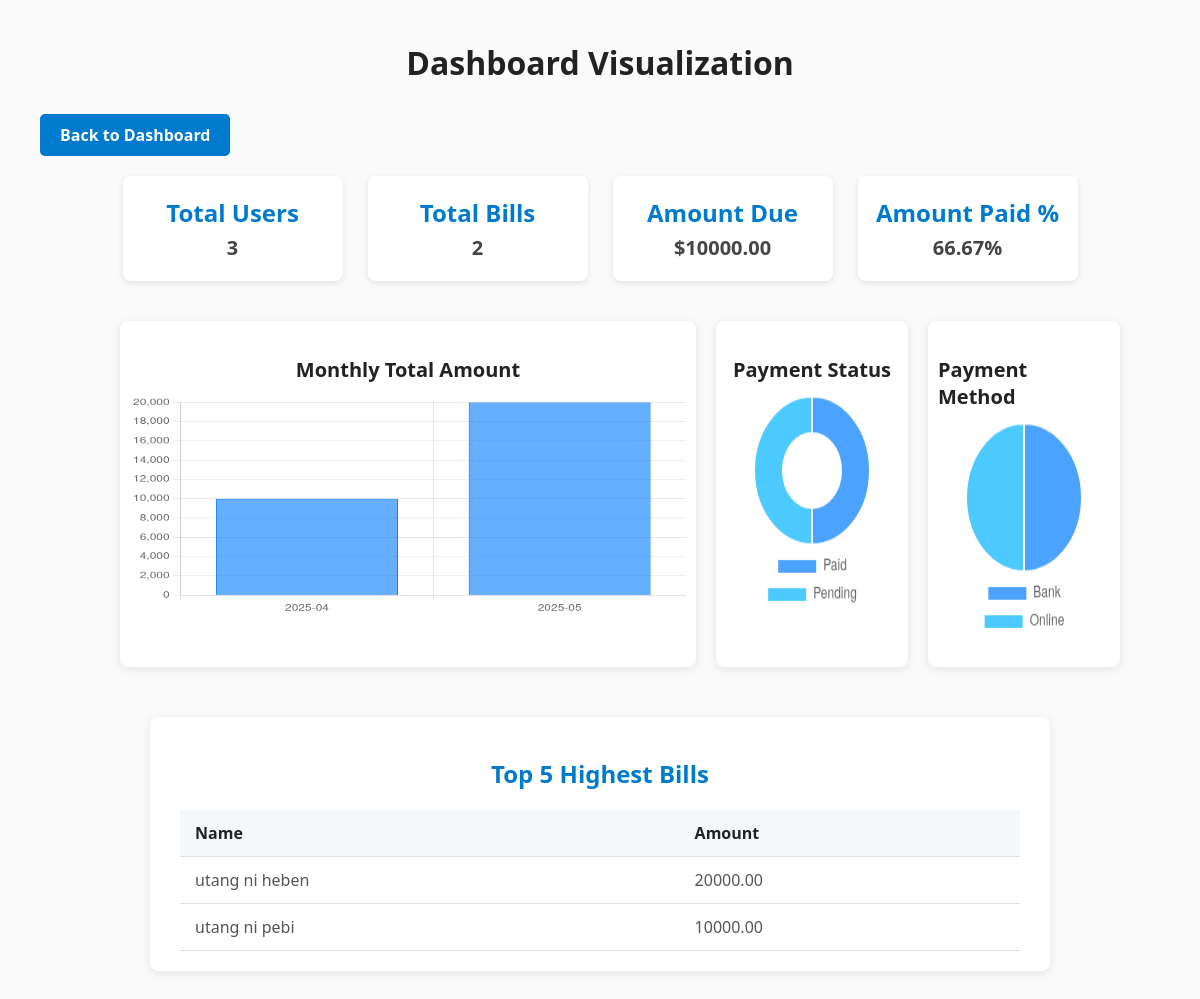
Screenshot of /visualization (signed in) with the database file from the repository.
### tables this page shows
CREATE TABLE bills (
            id INTEGER PRIMARY KEY AUTOINCREMENT,
            user_id INTEGER NOT NULL,
            name TEXT NOT NULL,
            bill_type TEXT NOT NULL,
            bill_date DATE NOT NULL,
            due_date DATE NOT NULL,
            payment_status TEXT NOT NULL,
            payment_method TEXT NOT NULL,
            amount REAL NOT NULL,
            FOREIGN KEY (user_id) REFERENCES users (id)
        );

### app.py (the view)
@app.route('/visualization')
def visualization():
    if 'user_id' not in session:
        flash('Please log in first.')
        return redirect(url_for('login'))
    user_id = session['user_id']
    conn = get_db_connection()
    cursor = conn.cursor()
    cursor.execute("SELECT COUNT(*) FROM users")
    total_users = cursor.fetchone()[0]
    cursor.execute("SELECT COUNT(*) FROM bills WHERE user_id = ?", (user_id,))
    total_bills = cursor.fetchone()[0]
    cursor.execute("SELECT SUM(amount) FROM bills WHERE user_id = ? AND payment_status != 'Paid'", (user_id,))
    total_due = cursor.fetchone()[0] or 0
    cursor.execute("SELECT SUM(amount) FROM bills WHERE user_id = ? AND payment_status = 'Paid'", (user_id,))
    total_paid = cursor.fetchone()[0] or 0
    total_amount = total_due + total_paid
    amount_due_percentage = (total_paid / total_amount * 100) if total_amount > 0 else 0
    cursor.execute("""
        SELECT strftime('%Y-%m', bill_date) AS month, SUM(amount) AS total_amount
        FROM bills
        WHERE user_id = ?
        GROUP BY month
        ORDER BY month
    """, (user_id,))
    monthly_bills = cursor.fetchall()
    cursor.execute("""
        SELECT payment_status, COUNT(*) AS count
        FROM bills
        WHERE user_id = ?
        GROUP BY payment_status
    """, (user_id,))
    payment_status_counts = cursor.fetchall()
    cursor.execute("""
        SELECT payment_method, COUNT(*) AS count
        FROM bills
        WHERE user_id = ?
        GROUP BY payment_method
    """, (user_id,))
    payment_method_counts = cursor.fetchall()
    cursor.execute("""
        SELECT name, amount
        FROM bills
        WHERE user_id = ?
        ORDER BY amount DESC
        LIMIT 5
    """, (user_id,))
    highest_bills = cursor.fetchall()
    cursor.close()
    conn.close()
    return render_template('visualization.html',
                           total_users=total_users,
                           total_bills=total_bills,
                           amount_due=total_due,  # Pass the total due amount
                           amount_due_percentage=amount_due_percentage,
                           monthly_bills=monthly_bills,
                           payment_status_counts=payment_status_counts,
                           payment_method_counts=payment_method_counts,
                           highest_bills=highest_bills)

### app.py (called while the page is built)
def get_db_connection():
    conn = sqlite3.connect(DATABASE)
    conn.row_factory = sqlite3.Row  # To access columns by name
    return conn

### templates/visualization.html (shortened to what this page needs)
<!DOCTYPE html>
<html lang="en">
<head>
</head>
<body>
  <h1>Dashboard Visualization</h1>
  <a href="{{ url_for('dashboard') }}" class="back-button">Back to Dashboard</a>
  <div class="boxes">
    <div class="box">
      <h2>Total Users</h2>
      <p>{{ total_users }}</p>
    </div>
    <div class="box">
      <h2>Total Bills</h2>
      <p>{{ total_bills }}</p>
    </div>
    <div class="box">
      <h2>Amount Due</h2>
      <p>${{ "%.2f"|format(amount_due) }}</p>
    </div>
    <div class="box">
      <h2>Amount Paid %</h2>
      <p>{{ amount_due_percentage | round(2) }}%</p>
    </div>
  </div>
  <div class="chart-container">
    <div class="chart-wrapper bar">
      <h3>Monthly Total Amount</h3>
      <canvas id="monthlyBillChart" width="400" height="220"></canvas>
    </div>
    <div class="chart-wrapper donut">
      <h3>Payment Status</h3>
      <canvas id="paymentStatusChart" width="200" height="220"></canvas>
    </div>
    <div class="chart-wrapper pie">
      <h3>Payment Method</h3>
      <canvas id="paymentMethodChart" width="200" height="220"></canvas>
    </div>
  </div>
  <div class="table-container">
    <h2>Top 5 Highest Bills</h2>
    <table>
      <thead>
        <tr>
          <th>Name</th>
          <th>Amount</th>
        </tr>
      </thead>
      <tbody>
        {% for bill in highest_bills %}
        <tr>
          <td>{{ bill[0] }}</td>
          <td>{{ "%.2f"|format(bill[1]) }}</td>
        </tr>
        {% endfor %}
      </tbody>
    </table>
  </div>
  <script>
    // Monthly Bill Chart
    const monthlyLabels = {{ monthly_bills | map(attribute=0) | list | tojson }};
    const monthlyData = {{ monthly_bills | map(attribute=1) | list | tojson }};
    const ctx1 = document.getElementById('monthlyBillChart').getContext('2d');
    const monthlyBillChart = new Chart(ctx1, {
      type: 'bar',
      data: {
        labels: monthlyLabels,
        datasets: [{
          label: 'Total Amount of Bills',
          data: monthlyData,
          backgroundColor: 'rgba(0, 123, 255, 0.6)', // Blue shade
          borderColor: 'rgba(0, 123, 255, 1)',
          borderWidth: 1
        }]
      },
      options: {
        responsive: true,
        plugins: {
          legend: { display: false },
          tooltip: { enabled: true }
        },
        scales: {
          y: { beginAtZero: true }
        }
      }
    });
    // Payment Status Chart
    const paymentStatusLabels = {{ payment_status_counts | map(attribute=0) | list | tojson }};
    const paymentStatusData = {{ payment_status_counts | map(attribute=1) | list | tojson }};
    const ctx2 = document.getElementById('paymentStatusChart').getContext('2d');
    const paymentStatusChart = new Chart(ctx2, {
      type: 'doughnut',
      data: {
        labels: paymentStatusLabels,
        datasets: [{
          label: 'Payment Status',
          data: paymentStatusData,
          backgroundColor: ['rgba(0, 123, 255, 0.7)', 'rgba(0, 180, 255, 0.7)'], // Blue and green shades
          hoverOffset: 20
        }]
      },
      options: {
        responsive: true,
        plugins: { legend: { position: 'bottom' } }
      }
    });
    // Payment Method Chart
    const paymentMethodLabels = {{ payment_method_counts | map(attribute=0) | list | tojson }};
    const paymentMethodData = {{ payment_method_counts | map(attribute=1) | list | tojson }};
    const ctx3 = document.getElementById('paymentMethodChart').getContext('2d');
    const paymentMethodChart = new Chart(ctx3, {
      type: 'pie',
      data: {
        labels: paymentMethodLabels,
        datasets: [{
          label: 'Payment Method',
          data: paymentMethodData,
          backgroundColor: ['rgba(0, 123, 255, 0.7)', 'rgba(0, 180, 255, 0.7)', 'rgba(0, 220, 255, 0.7)', 'rgba(0, 80, 255, 0.7)'], // Various shades of blue
          hoverOffset: 20
        }]
      },
      options: {
        responsive: true,
        plugins: { legend: { position: 'bottom' } }
      }
    });
  </script>
</body>
</html>

### templates/visualization.html (style rules this page uses)
* { box-sizing: border-box; }
body { font-family: 'Segoe UI', Tahoma, Geneva, Verdana, sans-serif; margin: 0; padding: 20px 40px; background-color: #fafafa; color: #333; }
h1 { font-weight: 600; font-size: 2rem; margin-bottom: 30px; color: #222; text-align: center; }
.back-button { display: inline-block; margin-bottom: 20px; padding: 10px 20px; background-color: #007ACC; color: white; border: none; border-radius: 5px; text-decoration: none; font-weight: bold; transition: background-color 0.3s ease; }
.boxes { display: flex; justify-content: center; gap: 25px; margin-bottom: 40px; flex-wrap: wrap; max-width: 960px; margin-left: auto; margin-right: auto; }
.box { flex: 1 1 200px; max-width: 220px; background: white; border-radius: 8px; padding: 20px 0; box-shadow: 0 2px 6px rgba(0, 0, 0, 0.1); text-align: center; transition: box-shadow 0.3s ease; user-select: none; }
.box h2 { margin: 0; font-size: 1.5rem; color: #007ACC; }
.box p { margin: 5px 0 0; font-size: 1.25rem; font-weight: 600; color: #444; }
.chart-container { display: flex; justify-content: space-between; gap: 20px; margin-bottom: 50px; flex-wrap: nowrap; max-width: 960px; margin-left: auto; margin-right: auto; }
.chart-wrapper { background: white; padding: 15px 10px 25px 10px; border-radius: 8px; box-shadow: 0 2px 8px rgba(0,0,0,0.1); display: flex; flex-direction: column; align-items: center; }
.chart-wrapper.bar { flex: 0 0 60%; max-width: 60%; }
.chart-wrapper.donut, .chart-wrapper.pie { flex: 0 0 20%; max-width: 20%; }
.chart-wrapper canvas { max-width: 100%; height: 220px !important; }
.chart-wrapper h3 { margin-bottom: 12px; font-weight: 600; font-size: 1.25rem; color: #222; user-select: none; }
.table-container { max-width: 900px; margin: 0 auto 40px; background: white; border-radius: 8px; box-shadow: 0 2px 8px rgba(0,0,0,0.1); padding: 20px 30px; }
.table-container h2 { margin-bottom: 20px; font-weight: 700; font-size: 1.5rem; color: #007ACC; text-align: center; user-select: none; }
table { width: 100%; border-collapse: collapse; font-size: 1rem; color: #555; }
th, td { padding: 12px 15px; text-align: left; border-bottom: 1px solid #e0e0e0; }
th { background-color: #f5f8fa; font-weight: 600; color: #222; }

### rows the page displays
bills: name "utang ni heben", amount "20000.00"
bills: name "utang ni pebi", amount "10000.00"

### other values shown
{{ total_users }} "3"
{{ total_bills }} "2"
{{ "%.2f"|format(amount_due) }} "10000.00"
{{ amount_due_percentage | round(2) }} "66.67"
chart data {{ monthly_bills | map(attribute=0) | list | tojson }} ["2025-04", "2025-05"]
chart data {{ monthly_bills | map(attribute=1) | list | tojson }} [10000.0, 20000.0]
chart data {{ payment_status_counts | map(attribute=0) | list | tojson }} ["Paid", "Pending"]
chart data {{ payment_status_counts | map(attribute=1) | list | tojson }} [1, 1]
